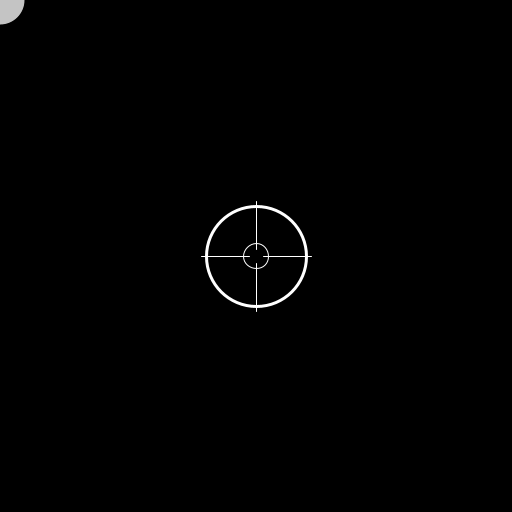
Frame 1 (no input)
Frame 60 (the mouse pressed at the canvas centre just before this capture): identical to frame 1, image omitted
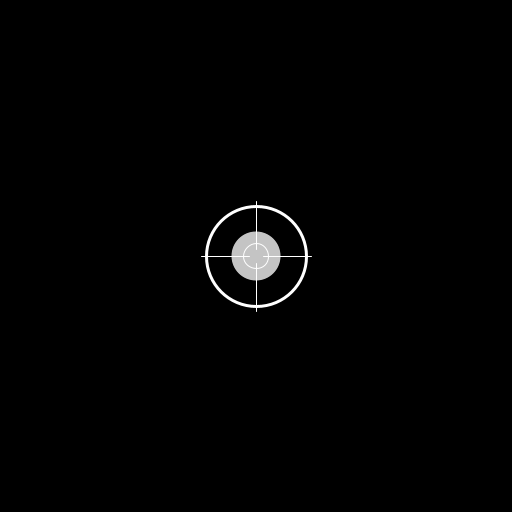
Frame 120 (the mouse held since frame 60 and released just before this capture)

The Processing sketch that drew these frames (run headless with seeded random() and noise(); from frame 60 on, the mouse is pressed at the canvas centre):

// Processing sketch: processing_75583
// ── processing_75583.pde

final static int NORTH = 1;
final static int EAST = 2;
final static int SOUTH = 4;
final static int WEST = 8;
int result;
float mx,my;

int speed=7; //speed of tank
int[] xpos = new int[50]; 
int[] ypos = new int[50];
 
 
void setup() {
  size(512,512);
  frameRate(60);  
  result = 0;
  mx = width/2;
  my = height/2;
  smooth();
  // Initialize all elements of each array to zero.
  for (int i = 0; i < xpos.length; i ++ ) {
    xpos[i] = 0; 
    ypos[i] = 0;
  }
}
 
void draw() {
  background(0);
  ellipseMode(CENTER);
  rectMode(CENTER);
  switch(result) {
    case NORTH: my=my-speed; break;
    case EAST: mx=mx+speed; break;
    case SOUTH: my=my+speed; break;
    case WEST: mx=mx-speed; break;
    case NORTH|EAST: my=my-speed; mx=mx+speed; break;
    case NORTH|WEST: my=my-speed; mx=mx-speed; break;
    case SOUTH|EAST: my=my+speed; mx=mx+speed; break;
    case SOUTH|WEST: my=my+speed; mx=mx-speed; break;
  }
  
    for (int i = 0; i < xpos.length-1; i ++ ) {
    // Shift all elements down one spot. 
    // xpos[0] = xpos[1], xpos[1] = xpos = [2], and so on. Stop at the second to last element.
    xpos[i] = xpos[i+1];
    ypos[i] = ypos[i+1];
  }
  
  // New location
  xpos[xpos.length-1] = mouseX; // Update the last spot in the array with the mouse location.
  ypos[ypos.length-1] = mouseY;
  
  // Draw everything
  for (int i = 0; i < xpos.length; i ++ ) {
     // Draw an ellipse for each element in the arrays. 
     // Color and size are tied to the loop's counter: i.
    noStroke();
    fill(0+i*4);
    ellipse(xpos[i],ypos[i],i,i);
  }
  fill(255);
//  rect(mx-50,my-50,15,15);
//  rect(mx+50,my-50,15,15);
//  rect(mx-50,my+50,15,15);
//  rect(mx+50,my+50,15,15);
  //ellipse(mx,my,7,7);
  stroke(255);
  strokeWeight(1);
  line(mx,my-7,mx,my-55);
  line(mx+7,my,mx+55,my);
  line(mx-7,my,mx-55,my);
  line(mx,my+7,mx,my+55);
  noFill();
  ellipse(mx,my,25,25);
  strokeWeight(3);
  ellipse(mx,my,100,100);
}
 
void keyPressed(){
  switch(key) {
    case('w'):case('W'):result |=NORTH;break;
    case('d'):case('D'):result |=EAST;break;
    case('s'):case('S'):result |=SOUTH;break;
    case('a'):case('A'):result |=WEST;break;
  }
}
 
void keyReleased(){  
  switch(key) {
    case('w'):case('W'):result ^=NORTH;break;
    case('d'):case('D'):result ^=EAST;break;
    case('s'):case('S'):result ^=SOUTH;break;
    case('a'):case('A'):result ^=WEST;break;
  }

}
